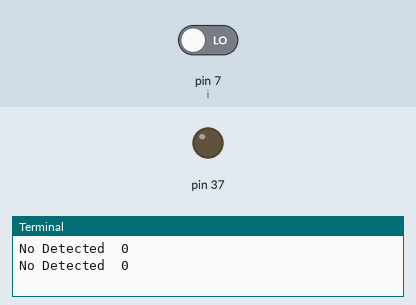
This program was run on a simulated Raspberry Pi (header pin numbers). On the bench: output pins drawn as LEDs (lit = HIGH), the last lines printed to the terminal. Inputs (shaded band) come from the test bench; at power-on: pin 7 (i) LOW.

Above: at 1.2 s.
1.3 s: pin 7 (i) driven HIGH
At 2.6 s:
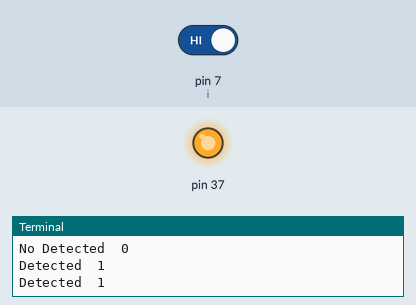
3.1 s: pin 7 (i) driven LOW
At 3.8 s:
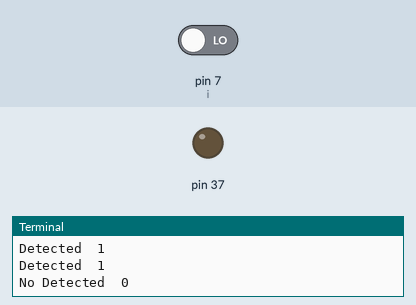
Timing chart, 0 to 6.1 s (numbered marks = the images above; inputs shaded):
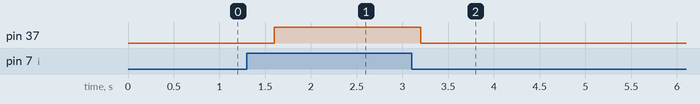

The program:

pir9.py
```python
import RPi.GPIO as GPIO
import time
GPIO.setwarnings(False)
GPIO.setmode(GPIO.BOARD)
GPIO.setup(7, GPIO.IN)         #Read output from PIR motion sensor
GPIO.setup(37, GPIO.OUT)         #LED output pin

while True:
    i=GPIO.input(7)
    if i==0:                 #When output from motion sensor is LOW
        print("No Detected ",i)
        GPIO.output(37, 0)  #Turn OFF LED
        time.sleep(0.8)
    elif i==1:               #When output from motion sensor is HIGH
        print("Detected ",i)
        GPIO.output(37, 1)  #Turn ON LED
        time.sleep(0.8)
```

Measured:
- after the input at 1.3 s, pin 37: LOW → HIGH after 0.30 s
- after the input at 3.1 s, pin 37: HIGH → LOW after 0.10 s
